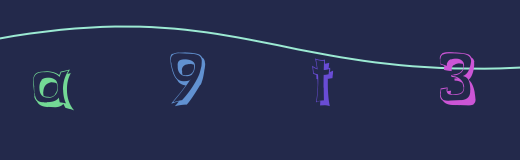
#> input picture input/captcha0.png, 520 x 160 px
$ python -i utils.py   (imports and definitions only)
#> lines starting #> are read from the running program, lines starting #| are printed output that depends on the picture; after the words box and inside, x2 and y2 are one past the last pixel; in counts of white or black regions, pixels touching at a corner belong together
#> further down, picture is the input picture: shape (160, 520, 3); mean B, G, R 79.3, 45.4, 38.7
import cv2
import numpy as np
import imutils

def apply_brightness_contrast(input_img, brightness = 0, contrast = 0):

    if brightness != 0:
        if brightness > 0:
            shadow = brightness
            highlight = 255
        else:
            shadow = 0
            highlight = 255 + brightness
        alpha_b = (highlight - shadow)/255
        gamma_b = shadow

        buf = cv2.addWeighted(input_img, alpha_b, input_img, 0, gamma_b)
    else:
        buf = input_img.copy()

    if contrast != 0:
        f = 131*(contrast + 127)/(127*(131-contrast))
        alpha_c = f
        gamma_c = 127*(1-f)

        buf = cv2.addWeighted(buf, alpha_c, buf, 0, gamma_c)

    return buf


def hsv_filter(image):

	# gray = cv2.cvtColor(image, cv2.COLOR_BGR2GRAY )
	hsv = cv2.cvtColor(image, cv2.COLOR_BGR2HSV )
#> hsv: shape (160, 520, 3); mean H, S, V 115.5, 135.2, 79.8

	# начальный и конечный цвет фона
	h_min = np.array((115, 0, 0), np.uint8)
	h_max = np.array((116, 255, 255), np.uint8)

	# накладываем фильтр на изображение в модели HSV и меняем цвет фона на черный
	filtered = cv2.inRange(hsv, h_min, h_max)
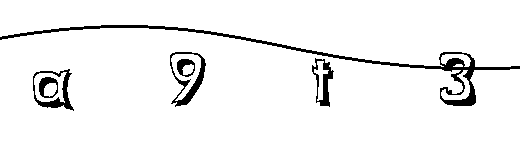
#> filtered: shape (160, 520); 95.1% white; 6 black regions, box (x1, y1, x2, y2) and area: (0, 25, 520, 106) 2328, (170, 52, 206, 107) 532, (33, 69, 74, 111) 477, (312, 58, 334, 107) 408, (39, 77, 58, 98) 198, (177, 59, 195, 77) 171
	image[filtered > 0] = (0, 0, 0)
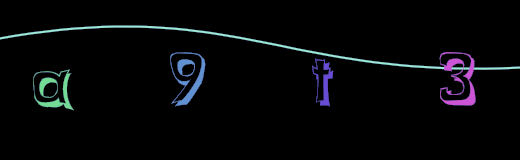
#> image: shape (160, 520, 3); mean B, G, R 8, 6.4, 5.4

	gray = cv2.cvtColor(image, cv2.COLOR_BGR2GRAY )
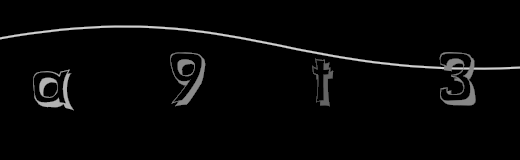
#> gray: shape (160, 520); min 0, max 208, mean 6.3
	negative = cv2.bitwise_not(gray)
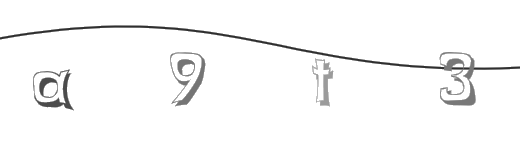
#> negative: shape (160, 520); min 47, max 255, mean 248.7

	# Contrast and brightness
	brightness, contrast = 15 - 127, 255 - 127
	adjusted = apply_brightness_contrast(negative, brightness, contrast)
#> in apply_brightness_contrast, `buf = cv2.addWeighted(input_img, alpha_b, input_img, 0, gamma_b)`:
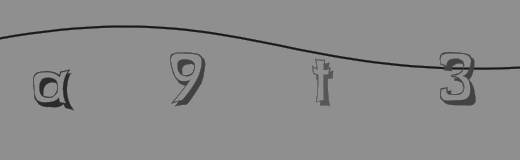
#> buf: shape (160, 520); min 26, max 143, mean 139.5

    # apply an "average" blur to the image using the current kernel
	kernelSize = (3, 3)
	blurred = cv2.GaussianBlur(adjusted, kernelSize, 1)
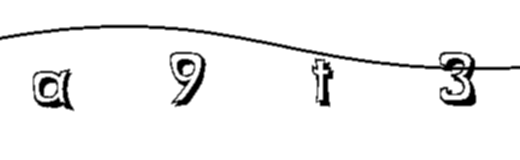
#> blurred: shape (160, 520); min 0, max 255, mean 242.4

	return blurred


def preprocess(image, width, height):

	# grab the dimensions of the image, then initialize
	# the padding values
	(h, w) = image.shape[:2]

	# if the width is greater than the height then resize along
	# the width
	if w > h:
		image = imutils.resize(image, width=width)

	# otherwise, the height is greater than the width so resize
	# along the height
	else:
		image = imutils.resize(image, height=height)

	# determine the padding values for the width and height to
	# obtain the target dimensions
	padW = int((width - image.shape[1]) / 2.0)
	padH = int((height - image.shape[0]) / 2.0)

	# pad the image then apply one more resizing to handle any
	# rounding issues
	image = cv2.copyMakeBorder(image, padH, padH, padW, padW,
		cv2.BORDER_REPLICATE)
	image = cv2.resize(image, (width, height))

	# return the pre-processed image
	return image

>>> import cv2
>>> picture = cv2.imread('../input/captcha0.png')
>>> result = hsv_filter(picture)

$ run again, on input/captcha10.png
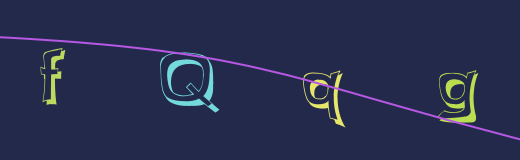
#> input picture input/captcha10.png, 520 x 160 px
#> picture is the input picture: shape (160, 520, 3); mean B, G, R 78.6, 46.5, 40.6
#> hsv: shape (160, 520, 3); mean H, S, V 114.4, 135.5, 80.7
#> in hsv_filter, `filtered = cv2.inRange(hsv, h_min, h_max)`:
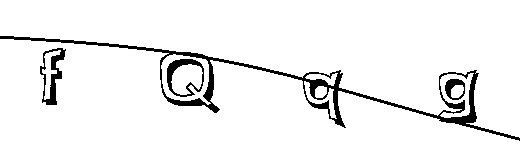
#> filtered: shape (160, 520); 94.3% white; 4 black regions, box (x1, y1, x2, y2) and area: (0, 36, 520, 141) 3540, (40, 48, 66, 105) 535, (167, 59, 204, 97) 453, (445, 79, 465, 100) 213
#> in hsv_filter, `blurred = cv2.GaussianBlur(adjusted, kernelSize, 1)`:
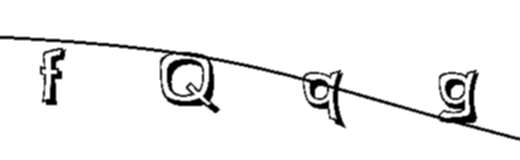
#> blurred: shape (160, 520); min 0, max 255, mean 240.5

$ run again, on input/captcha100.png
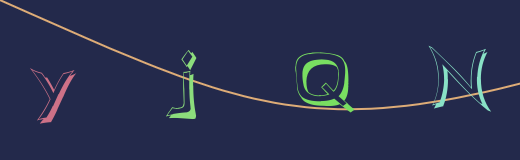
#> input picture input/captcha100.png, 520 x 160 px
#> picture is the input picture: shape (160, 520, 3); mean B, G, R 77.1, 46.9, 40.2
#> hsv: shape (160, 520, 3); mean H, S, V 113.7, 134.2, 80.2
#> in hsv_filter, `filtered = cv2.inRange(hsv, h_min, h_max)`:
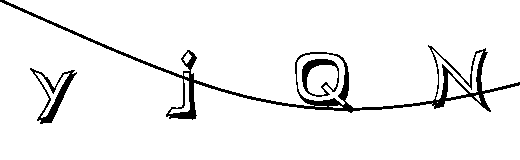
#> filtered: shape (160, 520); 94.2% white; 3 black regions, box (x1, y1, x2, y2) and area: (0, 0, 520, 120) 3690, (30, 68, 77, 124) 646, (302, 59, 339, 97) 454
#> in hsv_filter, `blurred = cv2.GaussianBlur(adjusted, kernelSize, 1)`:
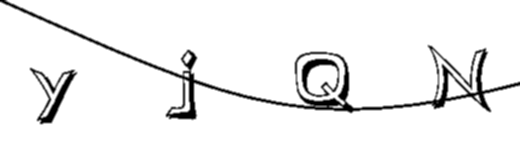
#> blurred: shape (160, 520); min 0, max 255, mean 240.3
